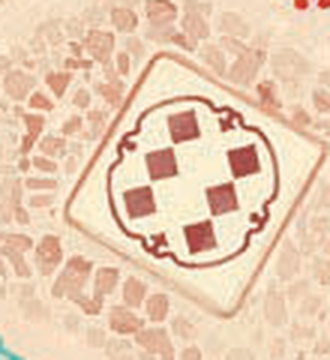
#> input picture _cob/d1/cell_g1.png, 330 x 360 px; its folder holds only this picture in this run
$ python d4_kmeans.py
#> lines starting #> are read from the running program, lines starting #| are printed output that depends on the picture
# D4: k-means dominant colors per cell crop
from PIL import Image
import numpy as np, glob, re

for f in sorted(glob.glob(r"D:\project\rules\_cob\d1\cell_*.png")):
    name = re.search(r"cell_(\w+)\.png", f).group(1)
    im = Image.open(f).convert("RGB")
#> im is the input picture: PIL image 330x360 RGB; mean R, G, B 232.3, 202.1, 175.5
    im = im.resize((60, 66))  # back to native-ish size
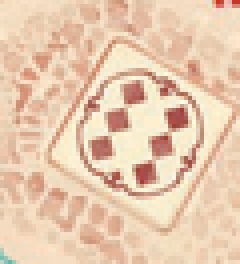
#> im: PIL image 60x66 RGB (shown 4 times larger); mean R, G, B 232.3, 202, 175.5
    a = np.asarray(im).astype(np.float32) / 255.0
    h, w, _ = a.shape
#> h = 66; w = 60
    # shrink crop to inner 70% to avoid neighboring hexes
    m0, m1 = int(h*0.15), int(h*0.85)
#> m0 = 9; m1 = 56
    n0, n1 = int(w*0.15), int(w*0.85)
#> n0 = 9; n1 = 51
    px = a[m0:m1, n0:n1].reshape(-1, 3)
#> px = 1974 rows, first 8: [0.933, 0.839, 0.725], [0.925, 0.816, 0.702], [0.953, 0.851, 0.749], [0.961, 0.847, 0.741], [0.843, 0.682, 0.565], [0.831, 0.655, 0.549], [0.973, 0.843, 0.733], [0.898, 0.749, 0.647]
    # simple k-means k=4
    rng = np.random.default_rng(0)
    k = 4
    C = px[rng.choice(len(px), k, replace=False)]
#> C = [[0.925, 0.91, 0.792], [0.863, 0.678, 0.576], [0.835, 0.627, 0.522], [0.855, 0.761, 0.69]]
    for _ in range(25):
        d = ((px[:, None, :] - C[None, :, :]) ** 2).sum(-1)
        lab = d.argmin(1)
        for i in range(k):
            sel = px[lab == i]
            if len(sel): C[i] = sel.mean(0)
#> after the loop, C = [[0.968, 0.913, 0.804], [0.828, 0.644, 0.544], [0.691, 0.417, 0.362], [0.907, 0.78, 0.675]]
    counts = np.bincount(lab, minlength=k)
#> counts = [864, 351, 206, 553]
    order = counts.argsort()[::-1]
#> order = [0, 3, 1, 2]
    parts = []
    for i in order:
        r, g, b = C[i]
        parts.append(f"({r:.2f},{g:.2f},{b:.2f})x{100*counts[i]/len(px):.0f}%")
#> this loop made 4 passes
#> (i, r, g, b) on passes 2 to 4: (3, 0.907, 0.78, 0.675), (1, 0.828, 0.644, 0.544), (2, 0.691, 0.417, 0.362)
#> after the loop, parts = ['(0.97,0.91,0.80)x44%', '(0.91,0.78,0.67)x28%', '(0.83,0.64,0.54)x18%', '(0.69,0.42,0.36)x10%']
    print(f"{name:4s} " + "  ".join(parts))
#| g1   (0.97,0.91,0.80)x44%  (0.91,0.78,0.67)x28%  (0.83,0.64,0.54)x18%  (0.69,0.42,0.36)x10%

$ run again, on _cob/d1/cell_p3b.png
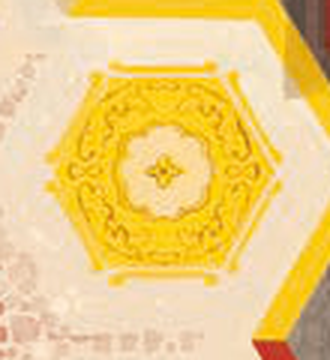
#> input picture _cob/d1/cell_p3b.png, 330 x 360 px
#> im is the input picture: PIL image 330x360 RGB; mean R, G, B 239.1, 206.1, 127.6
#> `im = im.resize((60, 66))`:
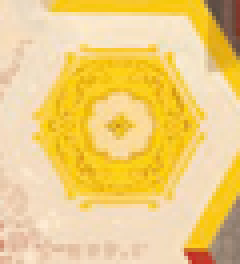
#> im: PIL image 60x66 RGB (shown 4 times larger); mean R, G, B 239.1, 206.1, 127.6
#> px = 1974 rows, first 8: [0.957, 0.878, 0.769], [0.957, 0.882, 0.769], [0.953, 0.886, 0.753], [0.953, 0.886, 0.8], [0.953, 0.886, 0.824], [0.945, 0.878, 0.796], [0.949, 0.886, 0.78], [0.949, 0.886, 0.796]
#> `C = px[rng.choice(len(px), k, replace=False)]`: C = [[0.933, 0.745, 0.0549], [0.969, 0.8, 0.306], [0.969, 0.859, 0.753], [0.953, 0.8, 0.278]]
#> after the loop `for _ in range(25):`: C = [[0.958, 0.77, 0.113], [0.976, 0.846, 0.572], [0.957, 0.875, 0.765], [0.965, 0.803, 0.332]]
#> counts = [811, 276, 598, 289]
#> order = [0, 2, 3, 1]
#> the loop `for i in order:` made 4 passes
#> after the loop `for i in order:`: parts = ['(0.96,0.77,0.11)x41%', '(0.96,0.88,0.76)x30%', '(0.96,0.80,0.33)x15%', '(0.98,0.85,0.57)x14%']
#| p3b  (0.96,0.77,0.11)x41%  (0.96,0.88,0.76)x30%  (0.96,0.80,0.33)x15%  (0.98,0.85,0.57)x14%

$ run again, on _cob/d1/cell_p3c.png
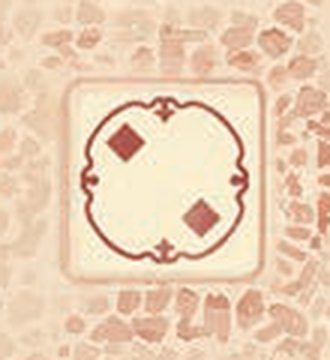
#> input picture _cob/d1/cell_p3c.png, 330 x 360 px
#> im is the input picture: PIL image 330x360 RGB; mean R, G, B 234.8, 206.6, 179.7
#> `im = im.resize((60, 66))`:
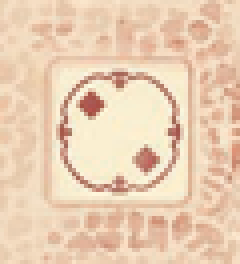
#> im: PIL image 60x66 RGB (shown 4 times larger); mean R, G, B 234.8, 206.6, 179.7
#> px = 1974 rows, first 8: [0.969, 0.894, 0.784], [0.933, 0.839, 0.729], [0.906, 0.749, 0.639], [0.871, 0.722, 0.616], [0.902, 0.792, 0.686], [0.973, 0.875, 0.773], [0.957, 0.859, 0.757], [0.965, 0.863, 0.761]
#> `C = px[rng.choice(len(px), k, replace=False)]`: C = [[0.965, 0.929, 0.847], [0.961, 0.859, 0.753], [0.8, 0.686, 0.565], [0.863, 0.694, 0.565]]
#> after the loop `for _ in range(25):`: C = [[0.973, 0.925, 0.814], [0.934, 0.826, 0.72], [0.697, 0.459, 0.39], [0.865, 0.707, 0.606]]
#> counts = [884, 583, 149, 358]
#> order = [0, 1, 3, 2]
#> the loop `for i in order:` made 4 passes
#> after the loop `for i in order:`: parts = ['(0.97,0.93,0.81)x45%', '(0.93,0.83,0.72)x30%', '(0.87,0.71,0.61)x18%', '(0.70,0.46,0.39)x8%']
#| p3c  (0.97,0.93,0.81)x45%  (0.93,0.83,0.72)x30%  (0.87,0.71,0.61)x18%  (0.70,0.46,0.39)x8%

$ run again, on _cob/d1/cell_p4a.png
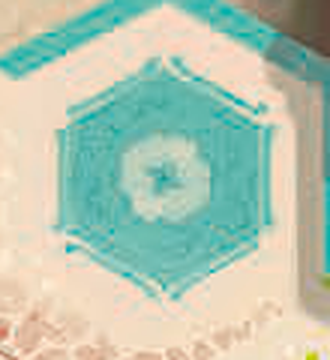
#> input picture _cob/d1/cell_p4a.png, 330 x 360 px
#> im is the input picture: PIL image 330x360 RGB; mean R, G, B 178.2, 196.6, 176.8
#> `im = im.resize((60, 66))`:
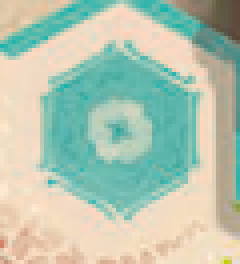
#> im: PIL image 60x66 RGB (shown 4 times larger); mean R, G, B 178.3, 196.6, 176.8
#> px = 1974 rows, first 8: [0.392, 0.733, 0.682], [0.259, 0.718, 0.678], [0.161, 0.71, 0.686], [0.647, 0.784, 0.714], [0.804, 0.808, 0.714], [0.937, 0.839, 0.737], [0.992, 0.863, 0.761], [0.976, 0.855, 0.769]
#> `C = px[rng.choice(len(px), k, replace=False)]`: C = [[0.376, 0.722, 0.675], [0.941, 0.855, 0.769], [0.933, 0.863, 0.769], [0.565, 0.773, 0.702]]
#> after the loop `for _ in range(25):`: C = [[0.369, 0.712, 0.67], [0.941, 0.854, 0.761], [0.719, 0.804, 0.728], [0.513, 0.755, 0.7]]
#> counts = [742, 577, 313, 342]
#> order = [0, 1, 3, 2]
#> the loop `for i in order:` made 4 passes
#> after the loop `for i in order:`: parts = ['(0.37,0.71,0.67)x38%', '(0.94,0.85,0.76)x29%', '(0.51,0.75,0.70)x17%', '(0.72,0.80,0.73)x16%']
#| p4a  (0.37,0.71,0.67)x38%  (0.94,0.85,0.76)x29%  (0.51,0.75,0.70)x17%  (0.72,0.80,0.73)x16%

$ run again, on _cob/d1/cell_p1c.png
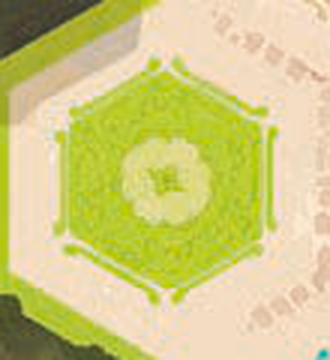
#> input picture _cob/d1/cell_p1c.png, 330 x 360 px
#> im is the input picture: PIL image 330x360 RGB; mean R, G, B 208.4, 201.8, 128.9
#> `im = im.resize((60, 66))`:
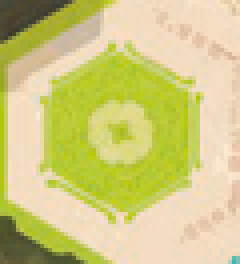
#> im: PIL image 60x66 RGB (shown 4 times larger); mean R, G, B 208.3, 201.8, 128.9
#> px = 1974 rows, first 8: [0.659, 0.682, 0.149], [0.667, 0.694, 0.157], [0.663, 0.686, 0.184], [0.678, 0.686, 0.263], [0.725, 0.71, 0.396], [0.78, 0.729, 0.545], [0.804, 0.729, 0.639], [0.804, 0.714, 0.675]
#> `C = px[rng.choice(len(px), k, replace=False)]`: C = [[0.737, 0.804, 0.282], [0.953, 0.867, 0.808], [0.945, 0.855, 0.78], [0.808, 0.824, 0.384]]
#> after the loop `for _ in range(25):`: C = [[0.719, 0.788, 0.181], [0.948, 0.862, 0.758], [0.852, 0.822, 0.556], [0.771, 0.807, 0.366]]
#> counts = [834, 519, 329, 292]
#> order = [0, 1, 2, 3]
#> the loop `for i in order:` made 4 passes
#> after the loop `for i in order:`: parts = ['(0.72,0.79,0.18)x42%', '(0.95,0.86,0.76)x26%', '(0.85,0.82,0.56)x17%', '(0.77,0.81,0.37)x15%']
#| p1c  (0.72,0.79,0.18)x42%  (0.95,0.86,0.76)x26%  (0.85,0.82,0.56)x17%  (0.77,0.81,0.37)x15%
